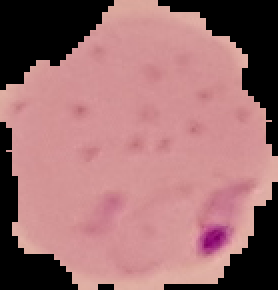
#> input picture img_dataset/Parasitized/C101P62ThinF_IMG_20150918_155731_cell_78.png, 139 x 145 px (shown 2 times larger); its folder holds only this picture in this run
$ jupyter execute --allow-errors 'Logistic_Preprocessing4[1].ipynb'
#> lines starting #> are read from the running program, lines starting #| are printed output that depends on the picture
# 🧩 Malaria Image Preprocessing – Optimized for Logistic Regression

Goal: Convert malaria cell images into numerical features suitable for Logistic Regression, with optimized memory usage, Standardization, and proper train-test splitting.
---

## **Step 1: Import Libraries & Paths**

- Import essential libraries and define the paths to the image folders.
- Supported image extensions are defined to ignore non-image files.

[cell 1]
import cv2
import os
import numpy as np
from tqdm import tqdm
from sklearn.model_selection import train_test_split
from sklearn.preprocessing import StandardScaler
import pickle

# Paths
parasitized_path = r"C:\Users\dohah\Documents\Projects\Detecting Malaria Model\MachineLearningProject\img_dataset\Parasitized"
uninfected_path = r"C:\Users\dohah\Documents\Projects\Detecting Malaria Model\MachineLearningProject\img_dataset\Uninfected"

# Supported image extensions
valid_extensions = ('.jpg', '.jpeg', '.png', '.bmp')

## **Step 2: Load, Resize, Grayscale & Normalize Images**
- Load all images from the folders.
- Resize each image to 64×64 pixels.
- Convert to grayscale to reduce features and memory usage.
- Normalize pixel values to [0,1] for initial scaling (before Standardization).

[cell 2]
def load_images_optimized(folder_path, label, target_size=(64,64)):
#> called with label = 1, target_size = (64, 64)
    images = []
    labels = []
    count = 0
    for root, dirs, files in os.walk(folder_path):
        for filename in tqdm(files, desc=f"Loading {folder_path}"):

            # Skip non-images
            if not (filename.lower().endswith(".png") or filename.lower().endswith(".jpg") or filename.lower().endswith(".jpeg")):
                continue
            img_path = os.path.join(root, filename)
            img = cv2.imread(img_path)
#> img is the input picture: shape (145, 139, 3); mean B, G, R 112.3, 110.4, 157.5
            if img is None:
                continue
            # Resize
            img = cv2.resize(img, target_size)
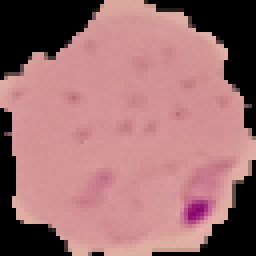
#> img: shape (64, 64, 3) (shown 4 times larger); mean B, G, R 112.3, 110.4, 157.5
            # Convert to grayscale
            img = cv2.cvtColor(img, cv2.COLOR_BGR2GRAY)
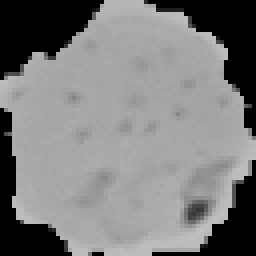
#> img: shape (64, 64) (shown 4 times larger); min 0, max 194, mean 124.8

            # --- New Step: Edge Detection ---          need to understand
            # Example using Canny: Adjust thresholds as needed (100, 200 are common starting points)
            img = cv2.Canny(img, threshold1=100, threshold2=200)      # tell 3alia about it
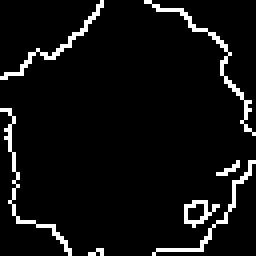
#> img: shape (64, 64) (shown 4 times larger); 6% white in thin lines or dots

            # Normalize [0,1]
            img = img.astype('float32') / 255.0
#> img: shape (64, 64) float32; values 0 (black) and 1 (white), 6% white in thin lines or dots

            images.append(img)
            labels.append(label)
            count += 1
    return images, labels, count

# Load images
parasitized_images, parasitized_labels, count_p = load_images_optimized(parasitized_path, 1)
#> parasitized_images = 1 item; parasitized_labels = [1]; count_p = 1
uninfected_images, uninfected_labels, count_u = load_images_optimized(uninfected_path, 0)

# Combine images and labels
images = parasitized_images + uninfected_images
#> images = 1 item
labels = parasitized_labels + uninfected_labels
#> labels = [1]

print(f"Parasitized images loaded: {count_p}")
#| Parasitized images loaded: 1
print(f"Uninfected images loaded: {count_u}")
print(f"Total images loaded: {len(images)}")
#| Total images loaded: 1

## **Step 3: Flatten Images**
- Logistic Regression expects a 1D vector per image, not 2D.
- Flatten each 64×64 grayscale image into a 4096-feature vector.

[cell 3]
X = np.array([img.flatten() for img in images], dtype='float32')
y = np.array(labels, dtype='int')
#> y = [1]

print("X shape:", X.shape)
#| X shape: (1, 4096)
print("y shape:", y.shape)
#| y shape: (1,)

$ run again, on img_dataset/Parasitized/C109P70ThinF_IMG_20150930_103811_cell_159.png
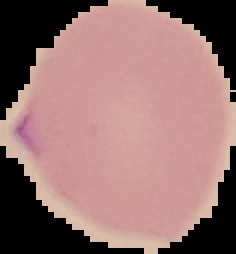
#> input picture img_dataset/Parasitized/C109P70ThinF_IMG_20150930_103811_cell_159.png, 118 x 127 px (shown 2 times larger)
#> in load_images_optimized, img is the input picture: shape (127, 118, 3); mean B, G, R 110.8, 113.8, 149.5
#> in load_images_optimized, `img = cv2.cvtColor(img, cv2.COLOR_BGR2GRAY)`:
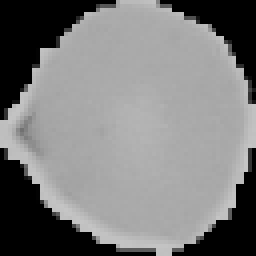
#> img: shape (64, 64) (shown 4 times larger); min 0, max 197, mean 124
#> in load_images_optimized, `img = cv2.Canny(img, threshold1=100, threshold2=200)`:
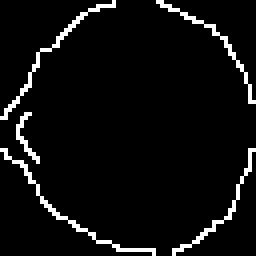
#> img: shape (64, 64) (shown 4 times larger); 5.3% white in thin lines or dots
#> parasitized_images = 1 item; parasitized_labels = [1]; count_p = 1
#> images = 1 item
#> labels = [1]
#| Parasitized images loaded: 1
#| Total images loaded: 1
#| X shape: (1, 4096)
#| y shape: (1,)

$ run again, on img_dataset/Parasitized/C116P77ThinF_IMG_20150930_171739_cell_115.png
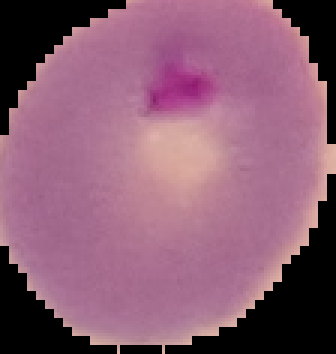
#> input picture img_dataset/Parasitized/C116P77ThinF_IMG_20150930_171739_cell_115.png, 112 x 118 px (shown 3 times larger)
#> in load_images_optimized, img is the input picture: shape (118, 112, 3); mean B, G, R 114.3, 92.6, 138.2
#> in load_images_optimized, `img = cv2.cvtColor(img, cv2.COLOR_BGR2GRAY)`:
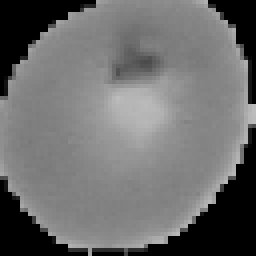
#> img: shape (64, 64) (shown 4 times larger); min 0, max 189, mean 108.5
#> in load_images_optimized, `img = cv2.Canny(img, threshold1=100, threshold2=200)`:
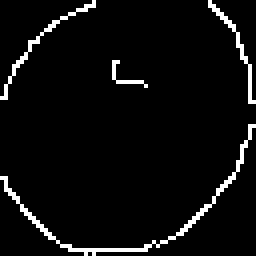
#> img: shape (64, 64) (shown 4 times larger); 4.7% white in thin lines or dots
#> parasitized_images = 1 item; parasitized_labels = [1]; count_p = 1
#> images = 1 item
#> labels = [1]
#| Parasitized images loaded: 1
#| Total images loaded: 1
#| X shape: (1, 4096)
#| y shape: (1,)

$ run again, on img_dataset/Parasitized/C118P79ThinF_IMG_20151002_105125_cell_150.png
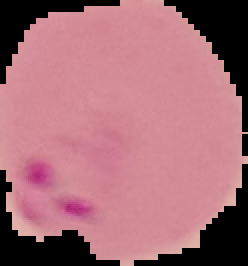
#> input picture img_dataset/Parasitized/C118P79ThinF_IMG_20151002_105125_cell_150.png, 124 x 133 px (shown 2 times larger)
#> in load_images_optimized, img is the input picture: shape (133, 124, 3); mean B, G, R 118.2, 108.8, 165.8
#> in load_images_optimized, `img = cv2.cvtColor(img, cv2.COLOR_BGR2GRAY)`:
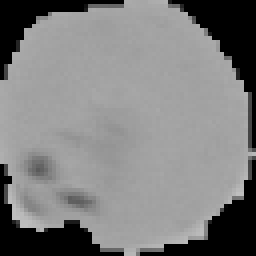
#> img: shape (64, 64) (shown 4 times larger); min 0, max 191, mean 127
#> in load_images_optimized, `img = cv2.Canny(img, threshold1=100, threshold2=200)`:
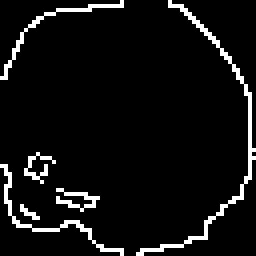
#> img: shape (64, 64) (shown 4 times larger); 6.3% white in thin lines or dots
#> parasitized_images = 1 item; parasitized_labels = [1]; count_p = 1
#> images = 1 item
#> labels = [1]
#| Parasitized images loaded: 1
#| Total images loaded: 1
#| X shape: (1, 4096)
#| y shape: (1,)

$ run again, on img_dataset/Parasitized/C105P66ThinF_IMG_20150924_095633_cell_126.png
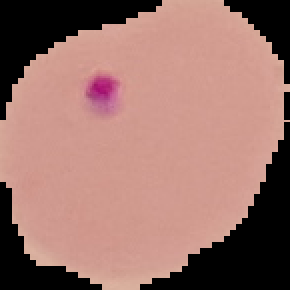
#> input picture img_dataset/Parasitized/C105P66ThinF_IMG_20150924_095633_cell_126.png, 145 x 145 px (shown 2 times larger)
#> in load_images_optimized, img is the input picture: shape (145, 145, 3); mean B, G, R 107.5, 115.3, 155.5
#> in load_images_optimized, `img = cv2.cvtColor(img, cv2.COLOR_BGR2GRAY)`:
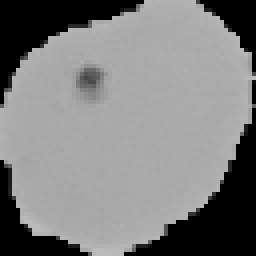
#> img: shape (64, 64) (shown 4 times larger); min 0, max 188, mean 126.6
#> in load_images_optimized, `img = cv2.Canny(img, threshold1=100, threshold2=200)`:
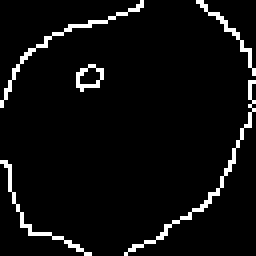
#> img: shape (64, 64) (shown 4 times larger); 5.1% white in thin lines or dots
#> parasitized_images = 1 item; parasitized_labels = [1]; count_p = 1
#> images = 1 item
#> labels = [1]
#| Parasitized images loaded: 1
#| Total images loaded: 1
#| X shape: (1, 4096)
#| y shape: (1,)
